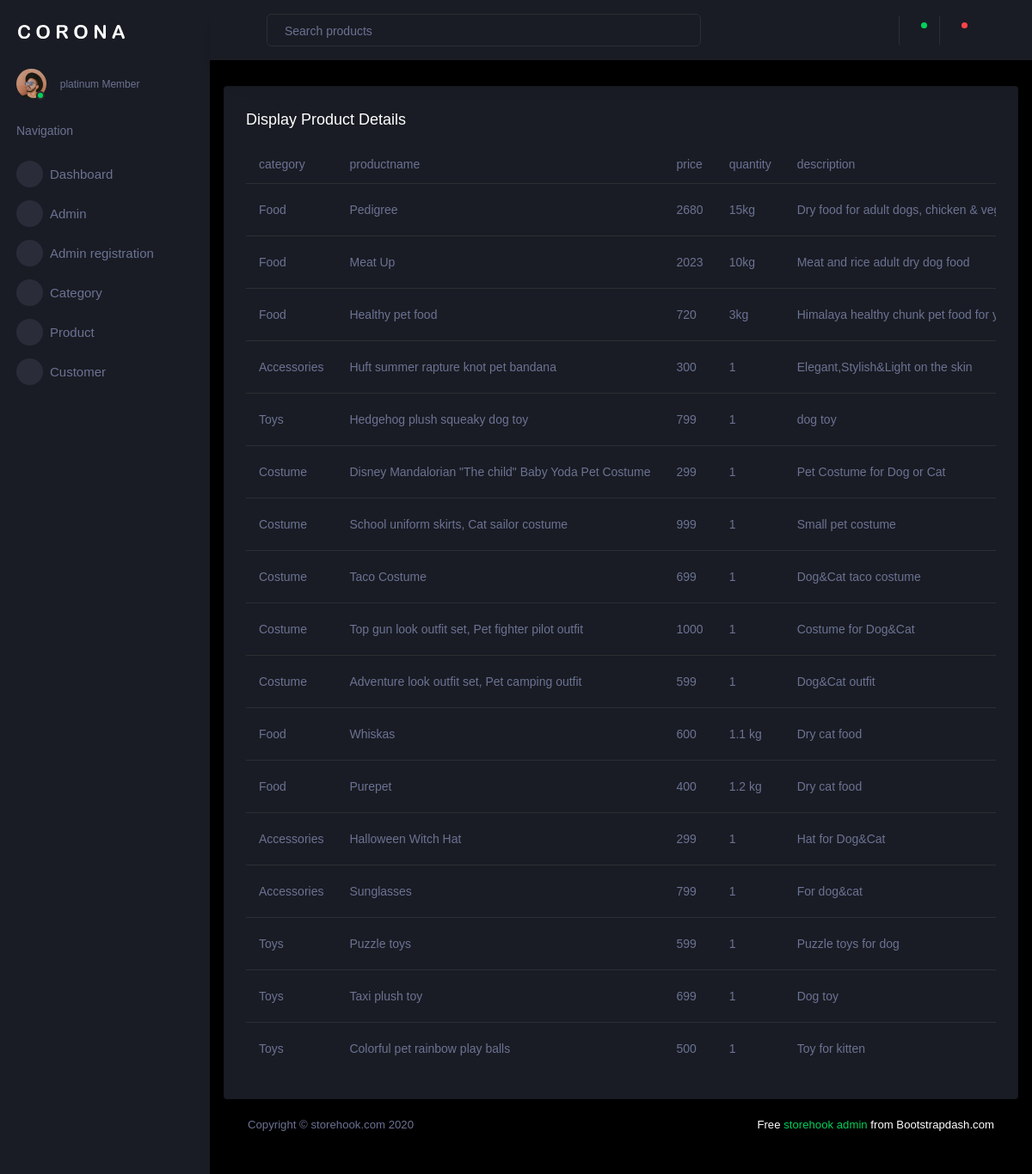
/backend/displayproduct/, run on the app's committed database.
### backend/models.py (models this page shows)
class productdb(models.Model):
    category = models.CharField(max_length=100, null=True, blank=True)
    productname = models.CharField(max_length=100, null=True, blank=True)
    price = models.IntegerField(null=True, blank=True)
    quantity = models.CharField(max_length=100, null=True, blank=True)
    description = models.CharField(max_length=100, null=True, blank=True)
    image = models.ImageField(upload_to="pic", null=True, blank=True)

### backend/views.py (the view)
# urls.py: path('displayproduct/', views.displayproduct, name="displayproduct"),
def displayproduct(request):
    data = productdb.objects.all()
    return render(request, "Displayproduct.html", {'data': data})

### backend/Templates/Displayproduct.html (shortened to what this page needs)
<!DOCTYPE html>
{% extends 'index.html' %}
{% block content %}
<html lang="en">
<head>
</head>
<body>
<div class="card">
                  <div class="card-body">
                    <h4 class="card-title">Display Product Details</h4>
                    <div class="table-responsive">
                      <table class="table">
                        <thead>
                          <tr>
                              <th>category</th>
                            <th>productname</th>
                            <th>price</th>
                            <th>quantity</th>
                            <th>description</th>
                          </tr>
                        </thead>
                        <tbody>
                        {% for d in data %}
                        <tr>
                            <td>{{ d.category }}</td>
                            <td>{{ d.productname }}</td>
                            <td>{{ d.price }}</td>
                            <td>{{ d.quantity }}</td>
                            <td>{{ d.description }}</td>
                        </tr>
                        {% endfor %}
                        </tbody>
                      </table>
                    </div>
                  </div>
                </div>
</body>
{% endblock %}

### data on the page
productdb: category "Food", productname "Pedigree", price "2680", quantity "15kg", description "Dry food for adult dogs, chicken &…"
productdb: category "Food", productname "Meat Up", price "2023", quantity "10kg", description "Meat and rice adult dry dog food"
productdb: category "Food", productname "Healthy pet food", price "720", quantity "3kg", description "Himalaya healthy chunk pet food for…"
productdb: category "Accessories", productname "Huft summer rapture knot pet bandana", price "300", quantity "1", description "Elegant,Stylish&Light on the skin"
productdb: category "Toys", productname "Hedgehog plush squeaky dog toy", price "799", quantity "1", description "dog toy"
productdb: category "Costume", productname "Disney Mandalorian \"The child\" Baby Yoda Pet Costume", price "299", quantity "1", description "Pet Costume for Dog or Cat"
productdb: category "Costume", productname "School uniform skirts, Cat sailor costume", price "999", quantity "1", description "Small pet costume"
productdb: category "Costume", productname "Taco Costume", price "699", quantity "1", description "Dog&Cat taco costume"
productdb: category "Costume", productname "Top gun look outfit set, Pet fighter pilot outfit", price "1000", quantity "1", description "Costume for Dog&Cat"
productdb: category "Costume", productname "Adventure look outfit set, Pet camping outfit", price "599", quantity "1", description "Dog&Cat outfit"
productdb: category "Food", productname "Whiskas", price "600", quantity "1.1 kg", description "Dry cat food"
productdb: category "Food", productname "Purepet", price "400", quantity "1.2 kg", description "Dry cat food"
productdb: category "Accessories", productname "Halloween Witch Hat", price "299", quantity "1", description "Hat for Dog&Cat"
productdb: category "Accessories", productname "Sunglasses", price "799", quantity "1", description "For dog&cat"
productdb: category "Toys", productname "Puzzle toys", price "599", quantity "1", description "Puzzle toys for dog"
productdb: category "Toys", productname "Taxi plush toy", price "699", quantity "1", description "Dog toy"
productdb: category "Toys", productname "Colorful pet rainbow play balls", price "500", quantity "1", description "Toy for kitten"
